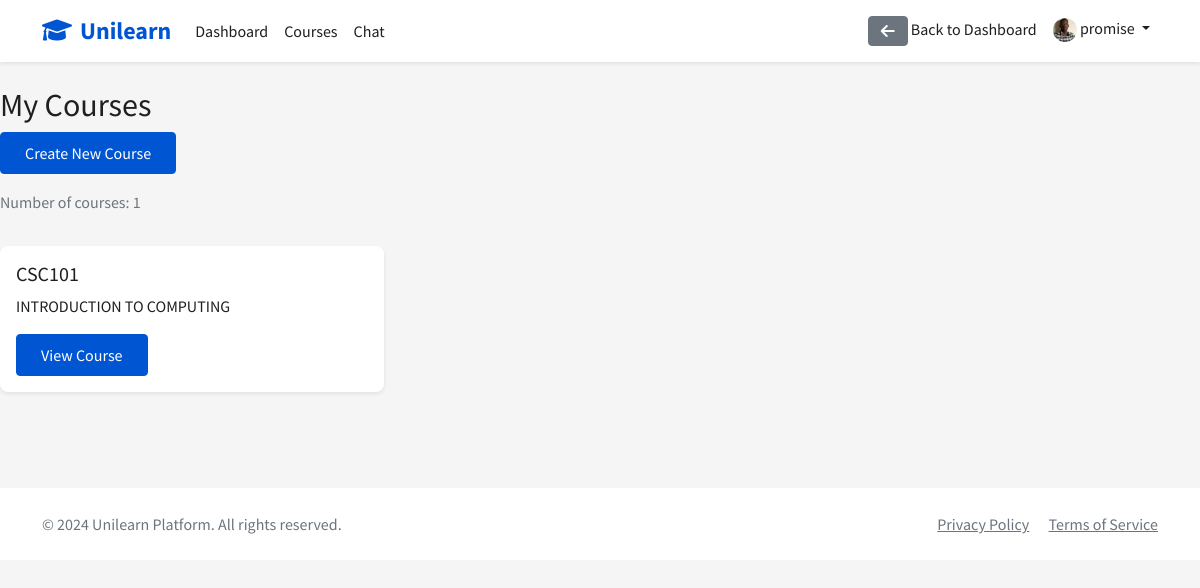
The app's page /courses/ (signed in) with its own data.
### accounts/models.py (models this page shows)
class User(AbstractUser):
    is_student = models.BooleanField(default=False)
    is_instructor = models.BooleanField(default=False)
    profile_picture = models.ImageField(upload_to='profile_pics/', null=True, blank=True)

### courses/models.py (models this page shows, shortened)
class Course(models.Model):
    title = models.CharField(max_length=200)
    description = models.TextField()
    instructor = models.ForeignKey(User, on_delete=models.CASCADE, related_name='courses_teaching')
    students = models.ManyToManyField(User, related_name='courses_enrolled', blank=True)
    start_date = models.DateField()
    end_date = models.DateField()
    created_at = models.DateTimeField(auto_now_add=True)
    updated_at = models.DateTimeField(auto_now=True)
    is_active = models.BooleanField(default=True)
    class Meta:
        ordering = ['-created_at']

### courses/views.py (the view)
# urls.py: path('', views.course_list, name='course_list'),
@login_required
def course_list(request):
    if request.user.is_instructor:
        courses = Course.objects.filter(instructor=request.user)
    else:
        enrolled_courses = Course.objects.filter(students=request.user)
        available_courses = Course.objects.exclude(students=request.user)
        courses = enrolled_courses | available_courses
    search_query = request.GET.get('search', '')
    if search_query:
        courses = courses.filter(
            Q(title__icontains=search_query) |
            Q(description__icontains=search_query)
        )
    status = request.GET.get('status')
    if status == 'active':
        courses = courses.filter(end_date__gte=timezone.now())
    elif status == 'completed':
        courses = courses.filter(end_date__lt=timezone.now())
    return render(request, 'courses/course_list.html', {
        'courses': courses,
        'search_query': search_query,
        'status': status
    })

### templates/courses/course_list.html (shortened to what this page needs)
{% extends 'base.html' %}
{% block content %}
<div class="row">
    <div class="col-12">
        <h2>My Courses</h2>
        {% if user.is_instructor %}
            <a href="{% url 'create_course' %}" class="btn btn-primary mb-3">Create New Course</a>
        {% endif %}
    </div>
</div>
<div class="row">
    {% if courses %}
        <div class="col-12 mb-3">
            <p class="text-muted">Number of courses: {{ courses|length }}</p>
        </div>
    {% endif %}
    {% for course in courses %}
        <div class="col-md-4 mb-4">
            <div class="card">
                <div class="card-body">
                    <h5 class="card-title">{{ course.title }}</h5>
                    <p class="card-text">{{ course.description|truncatewords:30 }}</p>
                    {% if user.is_instructor %}
                        <a href="{% url 'course_detail' course.pk %}" class="btn btn-primary">View Course</a>
                    {% endif %}
                </div>
            </div>
        </div>
    {% endfor %}
</div>
{% endblock %}

### templates/base.html (shortened to what this page needs)
<!DOCTYPE html>
{% load static %}
<html lang="en">
<head>
    <link href="https://cdn.jsdelivr.net/npm/bootstrap@5.1.3/dist/css/bootstrap.min.css" rel="stylesheet">
    <link rel="stylesheet" href="https://cdnjs.cloudflare.com/ajax/libs/font-awesome/6.0.0/css/all.min.css">
    <link rel="stylesheet" href="{% static 'css/style.css' %}">
</head>
<body>
    <nav class="navbar navbar-expand-lg navbar-light sticky-top">
        <div class="container">
            <a class="navbar-brand" href="{% url 'home' %}">
                <i class="fas fa-graduation-cap me-2"></i>Unilearn
            </a>
            <div class="collapse navbar-collapse" id="navbarNav">
                <ul class="navbar-nav me-auto">
                    {% if user.is_authenticated %}
                        <li class="nav-item">
                            <a class="nav-link" href="{% url 'dashboard' %}">Dashboard</a>
                        </li>
                        <li class="nav-item">
                            <a class="nav-link" href="{% url 'course_list' %}">Courses</a>
                        </li>
                        <li class="nav-item">
                            <a class="nav-link" href="{% url 'chat_list' %}">Chat</a>
                        </li>
                    {% endif %}
                </ul>
                <ul class="navbar-nav">
                    {% if user.is_authenticated %}
                        {% if request.resolver_match.url_name != 'dashboard' %}
                            <li class="nav-item">
                                <a href="{% url 'dashboard' %}" class="nav-link">
                                    <i class="fas fa-arrow-left btn btn-secondary"></i> Back to Dashboard
                                </a>
                            </li>
                        {% endif %}
                        <li class="nav-item dropdown">
                            <a class="nav-link dropdown-toggle" href="#" id="navbarDropdown" role="button" data-bs-toggle="dropdown">
                                {% if user.profile_picture %}
                                    <img src="{{ user.profile_picture.url }}" alt="Profile" class="rounded-circle" style="width: 24px; height: 24px;">
                                {% else %}
                                    <i class="fas fa-user-circle"></i>
                                {% endif %}
                                {{ user.username }}
                            </a>
                        </li>
                    {% endif %}
                </ul>
            </div>
        </div>
    </nav>
    <main class="py-4">
        {% block content %}{% endblock %}
    </main>
    <footer class="bg-white py-4 mt-5">
        <div class="container">
            <div class="row">
                <div class="col-md-6">
                    <p class="mb-0 text-muted">&copy; 2024 Unilearn Platform. All rights reserved.</p>
                </div>
                <div class="col-md-6 text-end">
                    <a href="#" class="text-muted me-3">Privacy Policy</a>
                    <a href="#" class="text-muted">Terms of Service</a>
                </div>
            </div>
        </div>
    </footer>
</body>
</html>

### static/css/style.css (style rules this page uses)
:root { --primary-color: #0056D2; --secondary-color: #2A73CC; --accent-color: #0056D2; --success-color: #1E8A24; --warning-color: #F2C94C; --danger-color: #DB4437; --text-primary: #1F1F1F; --text-secondary: #6B6B6B; --background-light: #F5F5F5; --white: #FFFFFF; }
body { font-family: 'Source Sans Pro', sans-serif; color: var(--text-primary); background-color: var(--background-light); }
.navbar { background-color: var(--white); box-shadow: 0 2px 4px rgba(0,0,0,0.08); }
.navbar-brand { color: var(--primary-color) !important; font-weight: 700; font-size: 1.5rem; }
.nav-link { color: var(--text-primary) !important; font-weight: 500; }
.card { border: none; border-radius: 8px; box-shadow: 0 2px 4px rgba(0,0,0,0.08); transition: transform 0.2s; }
.btn-primary { background-color: var(--primary-color); border-color: var(--primary-color); font-weight: 500; padding: 0.5rem 1.5rem; border-radius: 4px; }

### records on screen
User: profile_picture (picture), username "promise"
Course: title "CSC101", description "INTRODUCTION TO COMPUTING"

### other values on screen
{{ courses|length }} "1"
